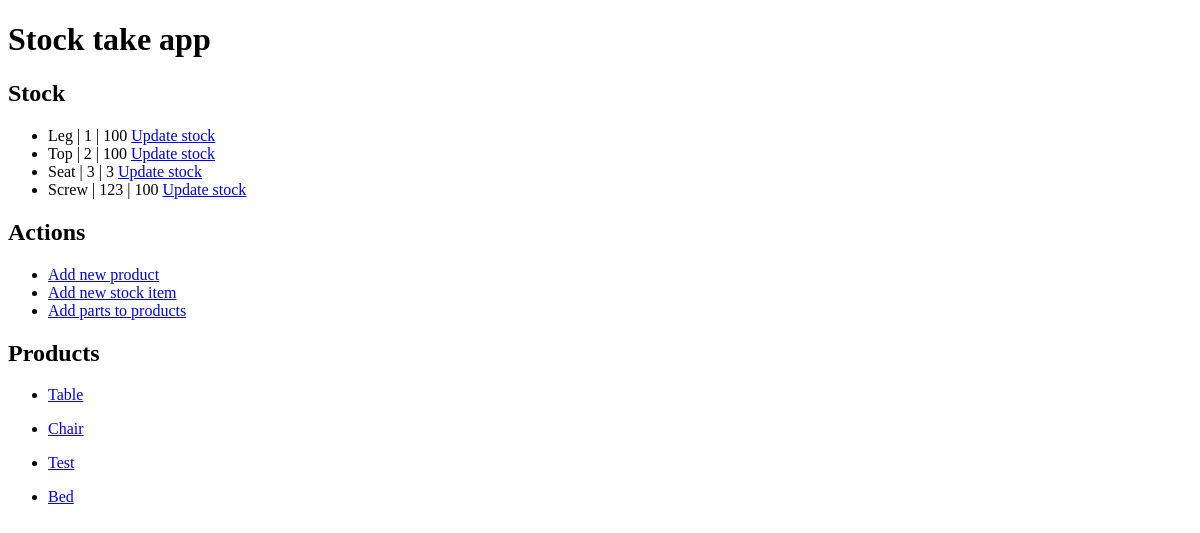
The app's page /, older data.
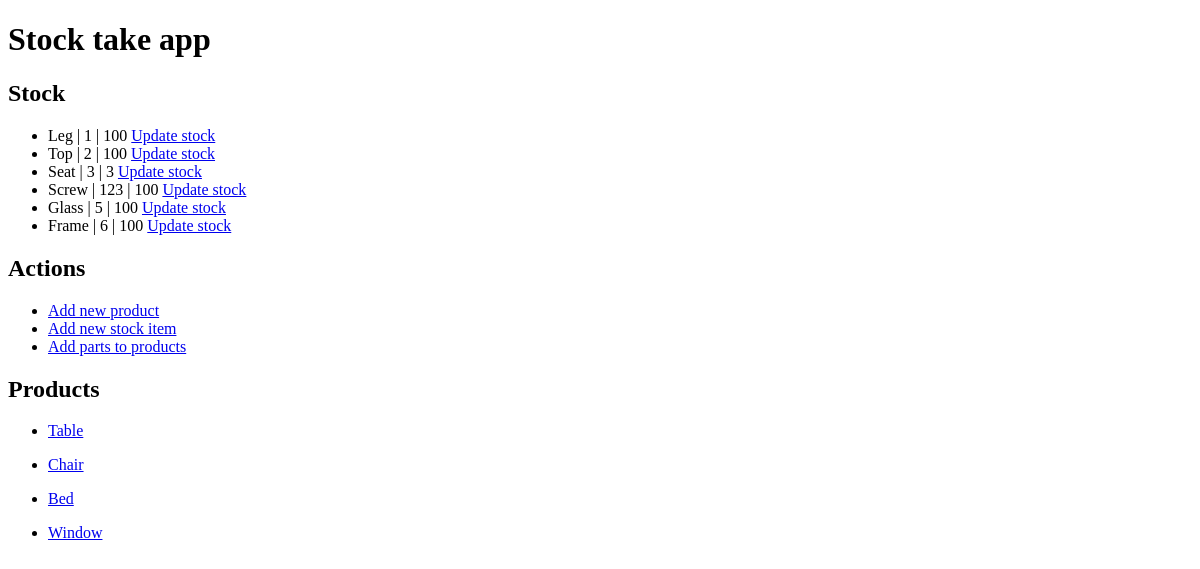
The same page, newer data.
### stock/models.py (models this page shows, shortened)
class Stock(models.Model):
    name = models.CharField(max_length=100)
    code = models.CharField(max_length=100)
    number_in_stock = models.IntegerField()

class Product(models.Model):
    name = models.CharField(max_length=100)
    stock_parts = models.ManyToManyField(Stock)
    def __str__(self):
        return f'{self.name}'

### stock/views.py (the view)
# urls.py: path('', home, name='home'),
def home(request):
    products = Product.objects.all()
    stock = Stock.objects.all()
    context = {
        'products': products,
        'stock':stock,
    }
    return render(request, 'home.html', context)

### stock/templates/home.html (shortened to what this page needs)
<!DOCTYPE html>
<html lang="en">
<head>
</head>
<body>
    <h1>Stock take app</h1>
    <h2>Stock</h2>
    <ul>
    {% for item in stock %}
        <li>
            {{ item.name }} | {{ item.code }} | {{ item.number_in_stock }}
            <a href="{% url 'update-stock' item.pk %}">Update stock</a>
        </li>
    {% endfor %}
    </ul>
    <h2>Actions</h2>
    <ul>
        <li>
            <a href="{% url 'add_new_product' %}">Add new product</a>
        </li>
        <li>
            <a href="{% url 'add_new_stock_part' %}">Add new stock item</a>
        </li>
        <li>
            <a href="{% url 'add_parts_to_product' %}">Add parts to products</a>
        </li>
    </ul>
    <h2>Products</h2>
    {% for product in products %}
        <ul>
            <li><a href="{% url 'product-detail' product.id %}">{{ product }}</a></li>
        </ul>
    {% endfor %}
</body>
</html>

Row changes from the older to the newer data that the page shows:
removed Product: name "Test"
added Stock: name "Glass", code "5", number_in_stock "100"
added Stock: name "Frame", code "6", number_in_stock "100"
added Product: name "Window"
